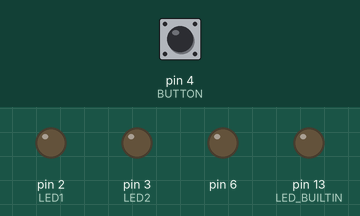
Simulated run of this sketch. Board: Arduino Uno, built with avr-gcc and run on an emulated ATmega328P. Parts: output pins drawn as LEDs (lit = HIGH). Dashed ring = blinking. Inputs (shaded band) come from the test bench; at power-on: pin 4 (BUTTON) HIGH. What the sketch prints to the serial monitor is not drawn.

Above: at 1.2 s.
1.3 s: pin 4 (BUTTON) pulled LOW for 0.15 s
At 2.9 s:
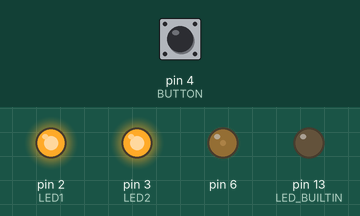
10.3 s: pin 4 (BUTTON) pulled LOW for 1 s
At 11.4 s:
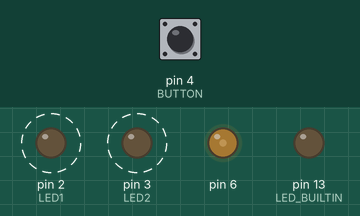
14.0 s: pin 4 (BUTTON) pulled LOW for 0.15 s
At 14.9 s:
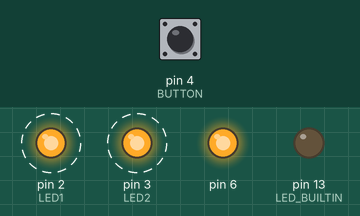
17.0 s: pin 4 (BUTTON) pulled LOW for 3.2 s
At 17.9 s:
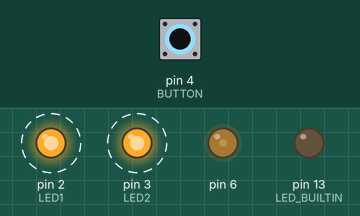
Timing chart, 0 to 22.7 s (numbered marks = the images above; inputs shaded):
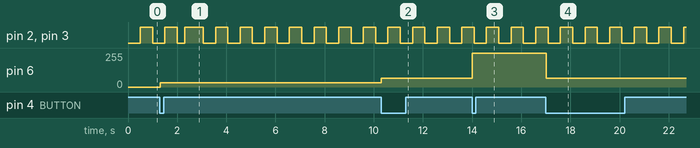

Measured:
- after the input at 1.3 s, pin 6: 0/255 → 32/255 at once
- after the input at 10.3 s, pin 6: 32/255 → 64/255 at once
- after the input at 14.0 s, pin 6: 64/255 → 255/255 at once
- after the input at 17.0 s, pin 6: 255/255 → 64/255 at once

The sketch:

proj4.ino
```cpp
#include "millis.h"
#include "fan.h"

typedef struct
{
    uint16_t interval;
    uint16_t last_tick;
    void (*func)(void);
} TaskType;

void recieve_button(void);
void recieve_input(void);
void switch_1(void);
void switch_2(void);

const int LED_TASKS = 1;
static TaskType g_tasks[] =
{
    {0, 0, recieve_input},
    {20, 0, recieve_button},
    // LED 1
    {500, 0, switch_1},
    // LED 2
    {500, 0, switch_2},
};

TaskType * task_config_ptr()
{
    return g_tasks;
}

int task_num_tasks()
{
    return sizeof(g_tasks) / sizeof(*g_tasks);
}

const int LED1 = 2;
const int LED2 = 3;
const int BUTTON = 4;

int led_pin[2];
unsigned led_timeout[2];
int led_state[2];
int led_off[2];

void setup() {
    int i;
    // put your setup code here, to run once:

    fan_init();
    mymillis_init();
    recieve_button(); // Initialize speed

    pinMode(LED1, OUTPUT);
    pinMode(LED2, OUTPUT);
    pinMode(BUTTON, INPUT_PULLUP);

    Serial.begin(9600);
    Serial.setTimeout(0);

    led_pin[0] = LED1;
    led_pin[1] = LED2;

    for(i = 0; i < 2; i++) {
        led_state[i] = LOW;
        led_off[i] = 0;
    }
}
///
int overflow_cmp(unsigned a, unsigned base)
{
    // Arduino longs are 32 bits, ints are 16 bits

    // Connect the number space in a loop,
    // the counterclockwise numbers are less,
    // the clockwise numbers are more,
    // the 'seam' is placed on the opposite side
    // of one of the numbers.

    unsigned seam;

    if(base == a) return 0;

    seam = base + 0x8000;

    if(seam > base) {
        if(a < base) return -1; // a < base
        if(a > seam) return -1; // a < base
        if(a > base) return 1; // a > base
    }
    else {
        // base > seam
        if(a > base) return 1; // a > base
        if(a < seam) return 1; // a > base
        if(a < base) return -1; // a < base
    }

    return 1;

}

enum {
    STAGE_PROMPT_LED = 0,
    STAGE_GET_LED,
    STAGE_PROMPT_SPEED,
    STAGE_GET_SPEED
};

enum {
    PROMPT = 0,
    GET = 1
};

void loop() {
    TaskType *task_ptr;
    int num_tasks, i;

    unsigned timeout;
    unsigned tick;

    tick = (unsigned) mymillis();
    task_ptr = task_config_ptr();
    num_tasks = task_num_tasks();

    for(i = 0; i < num_tasks; i++) {
        if(task_ptr[i].interval == 0) {
            // Run continous tasks
            task_ptr[i].func();
        }
        else {
            // Run occasional tasks
            timeout =  task_ptr[i].interval;
            timeout += task_ptr[i].last_tick;

            if(overflow_cmp(tick, timeout) == 1) {
                task_ptr[i].func();
                task_ptr[i].last_tick = tick;
            }
        }
    }
}

void recieve_button()
{
    static unsigned char debounce = 0;

#define SPEED_OFF (0x00)
#define SPEED_LOW (0x20)
#define SPEED_MED (0x40)
#define SPEED_HIGH (0xFF)

    int FAN_SPEEDS[] = {0x00, SPEED_LOW, SPEED_MED, SPEED_HIGH, SPEED_MED, SPEED_LOW};
    static int fan_id = 0;

    //Serial.println(digitalRead(BUTTON));
    debounce = debounce << 1;
    if(digitalRead(BUTTON) == LOW) {
        debounce |= 1;
    }

    if(debounce == 0x01) {
        // Cycle speed to different speeds
        OCR0A = FAN_SPEEDS[fan_id];

        fan_id++;
        if(fan_id >= sizeof(FAN_SPEEDS)/sizeof(*FAN_SPEEDS)) {
            fan_id = 0;
        }
    }

    return;
}

void recieve_input()
{
    static int input;
    static int led_select;
    char peek;

    static int input_stage = 0;

    if(input_stage == STAGE_PROMPT_LED) {
        Serial.print("What LED? (1 or 2) ");
        input_stage++;
        input = 0;
    }

    if(input_stage == STAGE_PROMPT_SPEED) {
        Serial.print("What interval (in msec)? ");
        input_stage++;
        input = 0;
    }

    // Get Input
    // Get next input:
    // if 0-9 : accept
    // if '\n' : accept and spit out input
    // if else : disregard input

    char input_complete;
    static char input_fail = 0;
    int c;
    if(Serial.available()) {
        c = Serial.read();

        if('0' <= c && c <= '9') {
            input *= 10;
            input += c - '0';
            input_complete = 0;
        }
        else if(c == '\n') {
            input_complete = 1;
        }
        else {
            input_fail = 1;
        }
    }

    if(input_complete) {

        if(input_fail) {
            input_stage--;
            Serial.println("Error: Input must only contain digits.");
        }
        else {
            Serial.println(input);
        }

        input_fail = 0;

        if(input_stage == STAGE_GET_LED) {
            led_select = input;
            if(1 > led_select || led_select > 2) {
                // Out of Range LEDs
                // Fail input
                Serial.println("Error: Invalid LED");
                input = 0;
                input_stage--;
            }
            else {
                input_stage++;
            }
        }
        if(input_stage == STAGE_GET_SPEED) {
            //led_select--;

            if(input == 0) {
                led_off[led_select] = 1;
                led_state[led_select] = LOW;
                digitalWrite(led_pin[led_select], led_state[led_select]);
            }
            else {
                led_off[led_select] = 0;
            }

            TaskType *tasks;
            tasks = task_config_ptr();
            tasks[led_select+LED_TASKS].interval = input / 2;

            input_stage++;
        }

        // Repeat input stages endlessly
        if(input_stage > STAGE_GET_SPEED) {
            input_stage = STAGE_PROMPT_LED;
        }
    }
}

void switch_led(int x)
{
    x--; // The LED IDs are 1-indexed, while the arrays are 0 indexed.

    if(!led_off[x]) {
        // if LED is in the blinking state
        if(led_state[x] == LOW) {
            led_state[x] = HIGH;
        } else {
            led_state[x] = LOW;
        }
    }

    digitalWrite(led_pin[x], led_state[x]);
}

void switch_1()
{
   switch_led(1);
}

void switch_2()
{
    switch_led(2);
}
```

fan.h
```cpp
typedef unsigned char byte_t;

#define DDRD (* (byte_t*)0x2A)
#define DDD6 (1 << 6)

#define OCR0A (* (byte_t*)0x47)

#define TIMSK0 (* (byte_t*)0x6E)

#define TOIE0 (1 << 0)
#define OCIE0A (1 << 1)
#define OCIE0B (1 << 2)

#define TCCR0A (* (byte_t*)0x44)
#define TCCR0B (* (byte_t*)0x45)

#define CS00 (1 << 0)
#define CS01 (1 << 1)
#define CS02 (1 << 2)

#define COM0A1 (1 << 7)
#define COM0A0 (1 << 6)
#define COM0B1 (1 << 5)
#define COM0B0 (1 << 4)

#define WGM00 (1 << 0)
#define WGM01 (1 << 1)
#define WGM02 (1 << 3)

#define PRR (* (byte_t*)0x64)

#define PRTIM0 (1 << 5)
#define PRTIM2 (1 << 6)

void fan_init()
{
    // Disable Timer 0 power saving
    PRR &= ~PRTIM0;

    // Set Timer 0 to PWM mode (Mode 1)
    // Mode 5 DOES NOT WORK, because TOP = COMPARE
    // WGM02:0 = 1
    // OCR0A = PWM level
    // OCnx Interrupt Flag Set on each PWM change
    TCCR0A |= WGM00;
    TCCR0A &= ~WGM01;
    TCCR0B &= ~WGM02;

    //Set Clock Select to CLK/256
    // CS00:2 = 4
    TCCR0B &= ~CS00;
    TCCR0B &= ~CS01;
    TCCR0B |= CS02;

    //Set PWM Level
    OCR0A = 0xFF; // Turn off initially
    //OCR0A = 0xFF; // Always on

    // Set OC0A pin to Output Direction using the DDR.
    DDRD |= DDD6;

    // Set Timer Compare Output Mode to
    // Inverted OC0A mode
    // (OC0A: AIN0 which is Arduino Digital Pin 6)
    // COM0A1:0 = 2
    // COM0B1:0 = 2
    TCCR0A &= ~COM0A0;
    TCCR0A |= COM0A1;
    TCCR0A &= ~COM0B0;
    TCCR0A |= COM0B1;

    // Enable interrupt (optional)
    // TIMSK0 |= OCIE0A;
    // TIMSK0 |= OCIE0B;
}
```

millis.h
```cpp
//#include <avr/interrupt.h>
#ifndef MILLIS_H
#define MILLIS_H

typedef unsigned char byte_t;

void ext_io_read(byte_t addr, byte_t *ret_h)
{
  unsigned volatile char ret;

  __asm__ __volatile__ (
    "eor r27,r27\n" // Clear X high byte
    "mov r26, %1\n" // Fill X low byte with argument
    "ld %0, X\n" // Load %0 with data at location X
    : "=r" (ret) // Return
    : "r" (addr) // Substitutions
    : "r26", "r27" // Clobber
  );

  *ret_h = ret;
}

void ext_io_write(byte_t addr, byte_t val)
{
  __asm__ __volatile__ (
    "clr r27\n" // Clear X high byte
    "mov r26, %0\n"
    "st X, %1\n" // Load %0 with data at location X
    : // Return
    : "r" (addr), "r" (val) // Substitutions
    : "r26", "r27" // Clobber
  );
}

#define RESET 0
#define SET 1
void ext_io_bit(byte_t addr, unsigned mask, unsigned mode)
{
  byte_t x;

  ext_io_read(addr, &x);

  if(mode == RESET) {
    x &= ~mask;
  }
  if(mode == SET) {
    x |= mask;
  }

  ext_io_write(addr, x);
}

// power saving settings
#define IO_PRR 0x64
// Disables timer 2 if set
#define PRTIM2 (1 << 6)

#define IO_TCCR2A 0xB0
#define IO_TCCR2B 0xB1
#define IO_OCR2A 0xB3

#define WGM20 (1<<0)
#define WGM21 (1<<1)
#define WGM22 (1<<3)

#define CS20 (1<<0)
#define CS21 (1<<1)
#define CS22 (1<<2)

#define IO_TIMSK2 0x70
#define TOIE2 (1<<0)

#define IO_TCNT2 0xB2

// Because IN, OUT I/O instructions must be an immediate argument,
// a macro is used to convert the addr into a constant.
#define io_read(addr, ret) \
{ \
  __asm__ __volatile__ ("in %0, %1\n": "=r" (ret) : "I" (addr)); \
}

#define io_write(addr, val) \
{ \
  __asm__ __volatile__ ("out %1, %0\n": :"r" (val), "I" (addr)); \
}

// global time variable
volatile int _time_f = 0;
unsigned long _millis = 0;
int _fail = 0;

unsigned long mymillis() {
  return _millis;
}

#define SYSTEM_CLOCK_HZ 16000000L // Depends on crystal
#define ISR_PERIOD 64
#define ISR_HZ 15625L // SYSTEM_CLOCK_HZ / (2 * CLOCK_PRESCALE * ISR_PERIOD);

// 1ms = MAX/ADV = 1000/ISR_HZ
#define MAX 125
#define ADV 2
// I/O clock = System Clock

void mymillis_init(void)
{

  byte_t tccra = 0, tccrb = 0, ocra = 0;

  pinMode(LED_BUILTIN, OUTPUT);
  digitalWrite(LED_BUILTIN, 0);
  // We use Timer 2 since Arduino already uses Timer 0 for its millis()

  cli();

  // Disable power saving setting that may turn off Timer 2
  ext_io_bit(IO_PRR, PRTIM2, RESET);

  // Set up Timer 2 Control registers
  tccra = 0;
  tccrb = 0;

  // Set Normal mode (Mode 0) to Timer 2
  tccra &= ~WGM20;
  tccra &= ~WGM21;
  tccrb &= ~WGM22;

  // Set CTC mode (Mode 2) to Timer 2
  /*
  tccra &= ~WGM20;
  tccra |= WGM21;
  tccrb &= ~WGM22;
  */

  // Set Compare Register to X to Timer 2
  ocra = ISR_PERIOD;

  // Set clock source to no prescaling (Mode 1) to Timer 2
  tccrb |= CS20;
  tccrb &= ~CS21;
  tccrb &= ~CS22;

  ext_io_write(IO_TCCR2A, tccra);
  ext_io_write(IO_TCCR2B, tccrb);
  ext_io_write(IO_OCR2A, ocra);

  // SREG I-bit, TOV0 automatically control interrupts
  // Enable Timer2 Overflow Interrupt
  ext_io_bit(IO_TIMSK2, TOIE2, SET);

  sei();

  // debug prints
  //Serial.begin(9600);
}

/*
// Testing loop for millis.h
void loop(void)
{
  static byte_t state = 0;

  if(_millis > 1000) {
    _millis = 0;
    state = !state;
    digitalWrite(LED_BUILTIN, state);
  }
  else {
    Serial.print(_time_f);
    Serial.print("\t");
    Serial.println(_millis);
  }
}
*/

/*
ISR(BADISR_vect)
{
  _fail = 1;
  reti();
}
*/

ISR(TIMER2_OVF_vect)
//ISR(TIMER2_COMPA_vect)
{

  _time_f += ADV;
  if(_time_f > MAX) {
    _millis++;
    _time_f -= MAX;
  }

  ext_io_write(IO_OCR2A, ISR_PERIOD);
}

#endif
```
